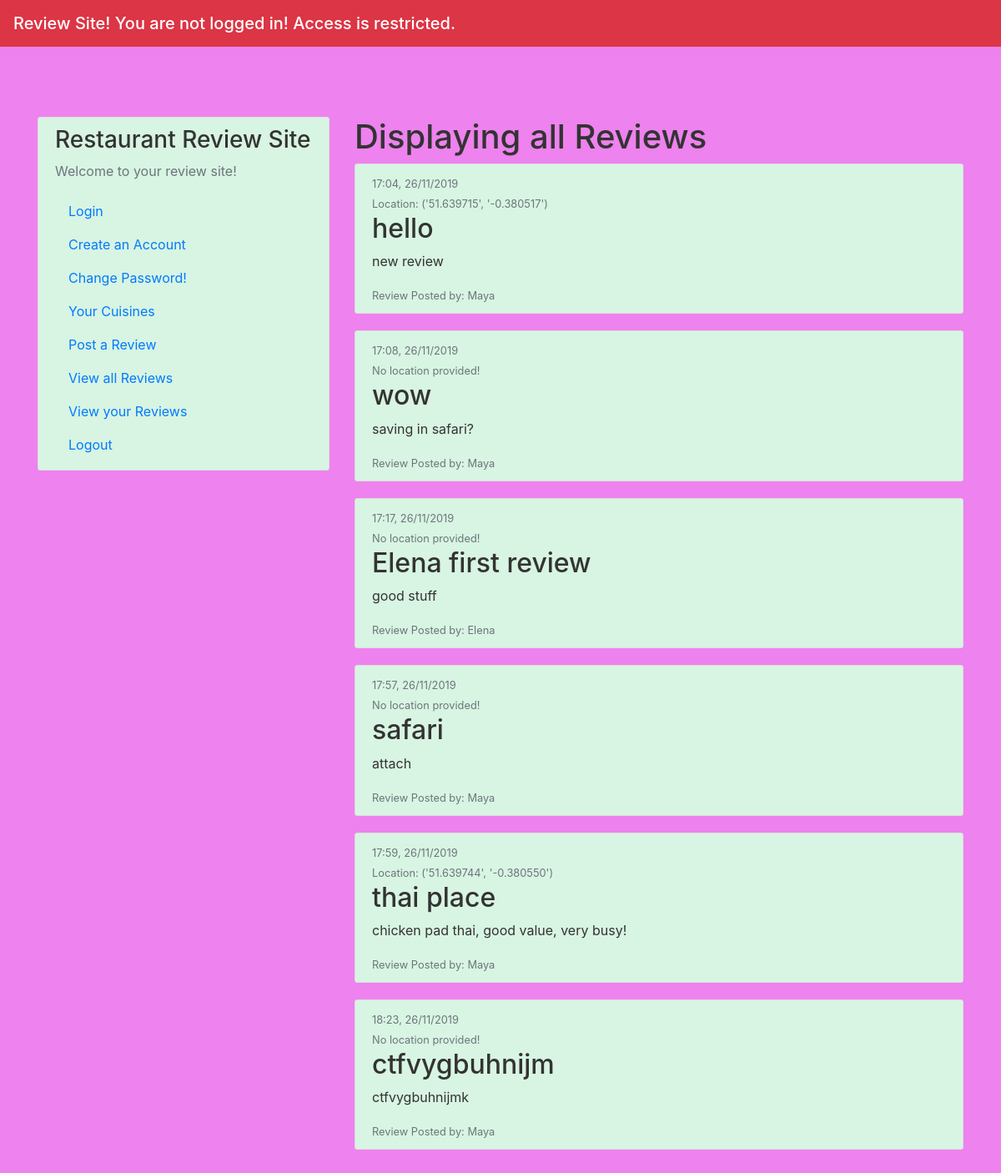
Page /view_all on the committed database.
### app/models.py (models this page shows, shortened)
class Items(db.Model):
    id = db.Column(db.Integer, primary_key=True)
    restaurant = db.Column(db.String(20), unique=False, nullable=False)
    content = db.Column(db.String(120), unique=True, nullable=False)
    date_posted = db.Column(db.DateTime, nullable=False, default=datetime.utcnow)
    location_long = db.Column(db.String(120), unique=False, nullable=True)
    location_lat = db.Column(db.String(120), unique=False, nullable=True)
    user_id = db.Column(db.Integer, db.ForeignKey('accounts.id'), nullable=False)

### app/views.py (the view)
@app.route("/view_all")
def view_all():
    posts = Items.query.all()
    if posts == []:
        flash('No reviews to display yet!')
        app.logger.warning("NO REVIEWS DISPLAYED")
    else:
        app.logger.info('DISPLAYING REVIEWS')
        for post in posts:
            post.username = (post.accounts.username).capitalize()
        return render_template('view_all.html', posts=posts)

### app/templates/view_all.html (shortened to what this page needs)
{% extends "index.html" %}
{% block content %}
<h1> Displaying all Reviews</h1>
    {% for post in posts %}
        <article class="media content-section">
          <div class="media-body">
            <div class="article-metadata">
                <small class="text-muted">{{ post.date_posted.strftime("%H:%M, %d/%m/%Y") }} <br>
                  {% if post.location_lat == "" %}
                   No location provided!
                  {% else %}
                   Location: {{  post.location_lat, post.location_long }}
                  {% endif %}
                  </small>
            </div>
            <h2><a class="article-title">{{ post.restaurant }}</a> </h2>
            <p class="article-content">{{ post.content }}</p>
            <small class="text-muted">Review Posted by: {{ post.username }} </small>
          </div>
        </article>
    {% endfor %}
{% endblock content %}

### app/templates/index.html (shortened to what this page needs)
<!DOCTYPE html>
<html lang="en">
  <head>
      <link rel="stylesheet" href="https://maxcdn.bootstrapcdn.com/bootstrap/4.0.0/css/bootstrap.min.css">
      <link rel="stylesheet" type="text/css" href="{{ url_for('static', filename='main.css') }}">
      <link rel="stylesheet" href="https://cdnjs.cloudflare.com/ajax/libs/font-awesome/4.7.0/css/font-awesome.min.css">
  </head>
  <body>
      <header class="site-header">
      <nav class="navbar navbar-dark bg-primary fixed-top bg-danger">
        <span class="navbar-brand mb-0 h1"> Review Site!
          {% if current_user.is_authenticated %}
          Hi {{ current_user.username }} you are logged in!
          {% else %}
          You are not logged in! Access is restricted.
          {% endif %}
        </span>
      </nav>
      </header>
      <main class="container">
        <div class="row">
          <div class="col-md-4">
            <div class="content-section">
              <h3> Restaurant Review Site</h3>
              <p class='text-muted'>Welcome to your review site! </p>
                <ul class="list-group">
                  <li><a class="nav-item nav-link" href="/login">Login</a> </li>
                  <li><a class="nav-item nav-link" href="/register">Create an Account</a></li>
                  <li><a class="nav-item nav-link" href="/password_change">Change Password!</a></li>
                  <li><a class="nav-item nav-link" href="/preferences">Your Cuisines</a></li>
                  <li><a class="nav-item nav-link" href="/post_rev">Post a Review</a></li>
                  <li><a class="nav-item nav-link" href="/view_all">View all Reviews</a></li>
                  <li><a class="nav-item nav-link" href="/view_user">View your Reviews</a></li>
                  <li><a class="nav-item nav-link" href="/logout" >Logout</a></li>
                </ul>
            </div>
          </div>
          <div class="col-md-8">
            {% block content %}{% endblock %}
          </div>
        </div>
      </main>
  </body>
</html>

### app/static/main.css (style rules this page uses)
body { background: #61b2e3; color: #333333; margin-top: 5rem; padding: 60px 0; background-color: rgb(238, 130, 238); }
.content-section { background: #ffffff; padding: 10px 20px; border: 1px solid #dddddd; border-radius: 3px; margin-bottom: 20px; transition: background-color 2s ease; -webkit-transition: background-color 2s ease; -moz-transition: background-color 2s ease; -o-transition: background-color 2s ease; -ms-transition: background-color 2s ease; }
ul { list-style-type: none; }
.navbar { background-color: pink; }

### rows in the picture
Items: date_posted "17:04, 26/11/2019", location_lat+location_long "('51.639715', '-0.380517')", restaurant "hello", content "new review", username "Maya"
Items: date_posted "17:08, 26/11/2019", location_lat "No location provided!", restaurant "wow", content "saving in safari?", username "Maya"
Items: date_posted "17:17, 26/11/2019", location_lat "No location provided!", restaurant "Elena first review", content "good stuff", username "Elena"
Items: date_posted "17:57, 26/11/2019", location_lat "No location provided!", restaurant "safari", content "attach", username "Maya"
Items: date_posted "17:59, 26/11/2019", location_lat+location_long "('51.639744', '-0.380550')", restaurant "thai place", content "chicken pad thai, good value, very busy!", username "Maya"
Items: date_posted "18:23, 26/11/2019", location_lat "No location provided!", restaurant "ctfvygbuhnijm", content "ctfvygbuhnijmk", username "Maya"
